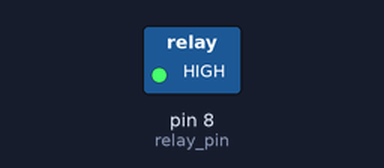
Bench run of a sketch on a simulated Arduino Uno, built with avr-gcc and run on an emulated ATmega328P. Shown: switched loads named in the sketch (green lamp = pin HIGH).

Above: at 2.5 s.
At 7.5 s:
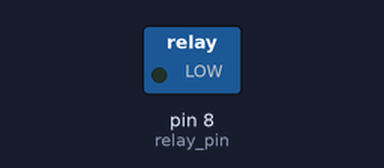
Timing chart, 0 to 13.0 s (numbered marks = the images above):
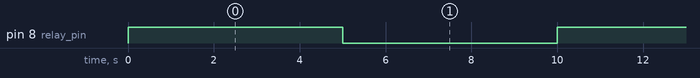

The sketch:

interfacing_dc_ac_devices_through_relay_module.ino
```cpp
// INTERFACING RELAY DEVICES
// CONTROL DEVICES THAT REQUIRE SUPPLY ABOVE 5V DC OR AC SUPPLY
// WE WILL USE RELAY SWITCH MODULE(A KIND OF ELECTROMAGNET)
// RELAY SWITCH : SRD-05DC-SL-C
// IT CAN BE OPERATED ON 5V ,CAN BE INTERFACED WITH ANY MICROCONTROLLER(IN OUR CASE WE'LL USE ARDUINO UNO)
// PROGRAM ONE IS TO CONTROL DC DEVICES
// PROGRAM TWO IS TO CONTROL AC DEVICES

// PINS CONNECTION (SRD-05DC-SL-C TO ARDUINO UNO) FOR PROGRAM 1(DC)
// GND-GND
// VCC- 5V/VCC
// "SRD-05DC-SL-C" SIGNAL PIN - ARDUINO DIGITAL PIN 8
// NC(NORMALLY CLOSED)
// NO(NORMALLY OPEN)- LED ANODE(LONGER LEG)
// C(CONNECTION)- ARDUINO DIGITAL PIN 13

// PINS CONNECTION (SRD-05DC-SL-C TO ARDUINO UNO) FOR PROGRAM 2(CONTROLLING AC DEVICES)
// GND-GND
// VCC- 5V/VCC
// "SRD-05DC-SL-C" SIGNAL PIN - ARDUINO DIGITAL PIN 8
// NC(NORMALLY CLOSED)
// NO(NORMALLY OPEN)- ONE END OF AC DEVICE(220V BULB)

// C(CONNECTION)- ONE END OF AC SUPPLY SOURCE
//OTHER(SECOND ) END OF AC SUPPLY SOURCE - OTHER(SECOND) END OF AC DEVICE(220V BULB)

/* PROGRAM 1:

int  relay_pin=8;
int  led_pin=13;
void setup()
{
pinMode(relay_pin,OUTPUT);
pinMode(led_pin,OUTPUT);
digitalWrite(led_pin,HIGH);
}

void loop()
{
digitalWrite(relay_pin,HIGH);
delay(5000);
digitalWrite(relay_pin,LOW);
delay(5000);
}
*/

//PROGRAM 2

int  relay_pin=8;
void setup()
{
pinMode(relay_pin, OUTPUT);


}

void loop()
{
digitalWrite(relay_pin,HIGH);
delay(5000);
digitalWrite(relay_pin,LOW);
delay(5000);


}
```

Measured:
- by itself, pin 8 (relay_pin): alternates HIGH for 5.0 s and LOW for 5.0 s
